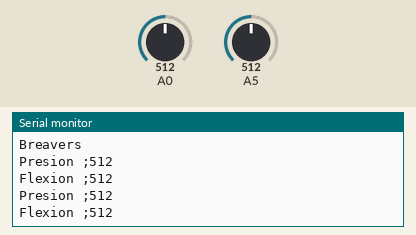
Bench run of a sketch on a simulated Arduino Uno, built with avr-gcc and run on an emulated ATmega328P. Parts: the last lines printed to the serial monitor. The test bench sets the inputs (shaded band); at power-on: A0 = 512, A5 = 512.

Above: at 1.8 s.
1.9 s: A0 set to 716
At 2.5 s:
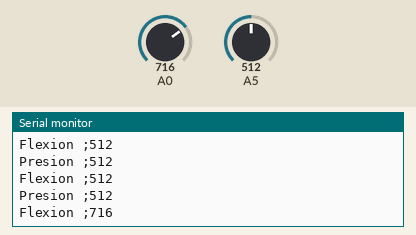
3.4 s: A5 set to 716
At 4.5 s:
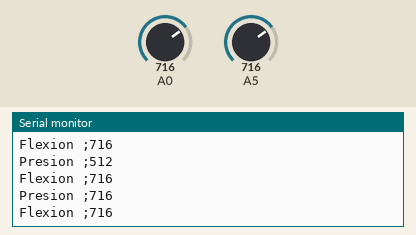
4.9 s: A0 set to 900
At 5.4 s:
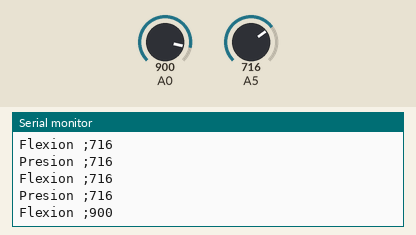
6.4 s: A5 set to 900
At 7.4 s:
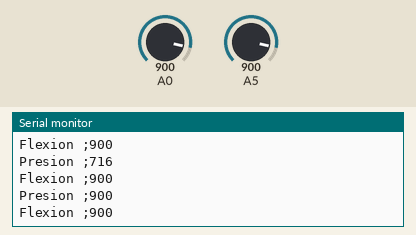
Timing chart, 0 to 8.9 s (numbered marks = the images above; inputs shaded):
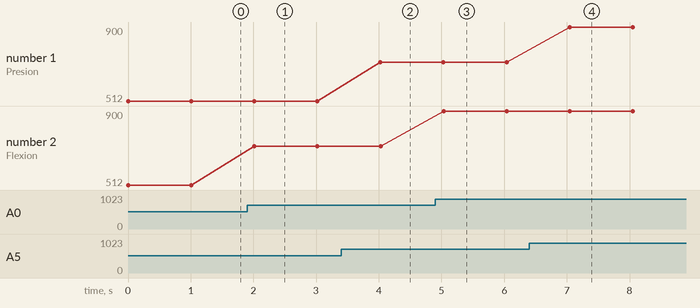

The sketch:

ArduinoCode.ino
```cpp
int s1=1;
int s2=2;
#include <SoftwareSerial.h>

SoftwareSerial sw(2, 3);

void setup() {
  Serial.begin(115200);
  Serial.println("Breavers");
  sw.begin(115200);
}

void loop() {

  int pre=analogRead(A5);
  int fle=analogRead(A0);

  Serial.print("Presion ;");
  Serial.print(pre);
  Serial.println();

  sw.print("Sensor Presion");
  sw.print(s1);
  sw.print("Presion :");
  sw.print(pre);
  sw.println();

  Serial.print("Flexion ;");
  Serial.print(fle);
  Serial.println();

  sw.print("Sensor Flex");
  sw.print(s2);
  sw.print("Presion :");
  sw.print(fle);
  sw.println();
  delay(1000);
}
```

Measured:
- after the input at 1.9 s, the serial monitor: prints a new line after 0.12 s (image 1)
- after the input at 3.4 s, the serial monitor: prints a new line after 0.63 s (image 2)
- after the input at 4.9 s, the serial monitor: prints a new line after 0.13 s (image 3)
- after the input at 6.4 s, the serial monitor: prints a new line after 0.64 s (image 4)
- plotted number 2: 512 → 716 after the input at 1.9 s, 716 → 900 after the input at 4.9 s
